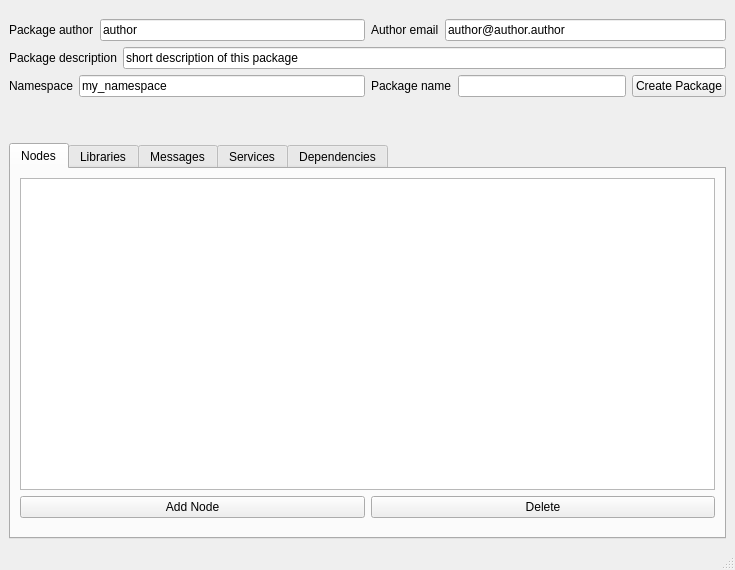
<?xml version="1.0" encoding="UTF-8"?>
<ui version="4.0">
 <class>main</class>
 <widget class="QMainWindow" name="main">
  <property name="geometry">
   <rect>
    <x>0</x>
    <y>0</y>
    <width>735</width>
    <height>570</height>
   </rect>
  </property>
  <property name="windowTitle">
   <string>MainWindow</string>
  </property>
  <property name="autoFillBackground">
   <bool>true</bool>
  </property>
  <widget class="QWidget" name="centralwidget">
   <layout class="QVBoxLayout" name="verticalLayout_2">
    <item>
     <spacer name="verticalSpacer">
      <property name="orientation">
       <enum>Qt::Vertical</enum>
      </property>
      <property name="sizeType">
       <enum>QSizePolicy::Preferred</enum>
      </property>
      <property name="sizeHint" stdset="0">
       <size>
        <width>20</width>
        <height>10</height>
       </size>
      </property>
     </spacer>
    </item>
    <item>
     <layout class="QHBoxLayout" name="horizontalLayout_9">
      <item>
       <layout class="QHBoxLayout" name="horizontalLayout">
        <item>
         <widget class="QLabel" name="label_2">
          <property name="text">
           <string>Package author</string>
          </property>
         </widget>
        </item>
        <item>
         <widget class="QLineEdit" name="AuthorNameLineEdit">
          <property name="text">
           <string>author</string>
          </property>
         </widget>
        </item>
       </layout>
      </item>
      <item>
       <layout class="QHBoxLayout" name="horizontalLayout_7">
        <item>
         <widget class="QLabel" name="label_3">
          <property name="text">
           <string>Author email</string>
          </property>
         </widget>
        </item>
        <item>
         <widget class="QLineEdit" name="AuthorEmailLineEdit">
          <property name="text">
           <string>author@author.author</string>
          </property>
         </widget>
        </item>
       </layout>
      </item>
     </layout>
    </item>
    <item>
     <layout class="QHBoxLayout" name="horizontalLayout_10">
      <item>
       <widget class="QLabel" name="label_4">
        <property name="text">
         <string>Package description</string>
        </property>
       </widget>
      </item>
      <item>
       <widget class="QLineEdit" name="PackageDescriptionLineEdit">
        <property name="text">
         <string>short description of this package</string>
        </property>
       </widget>
      </item>
     </layout>
    </item>
    <item>
     <layout class="QHBoxLayout" name="horizontalLayout_12">
      <item>
       <layout class="QHBoxLayout" name="horizontalLayout_11">
        <item>
         <widget class="QLabel" name="label_5">
          <property name="text">
           <string>Namespace</string>
          </property>
         </widget>
        </item>
        <item>
         <widget class="QLineEdit" name="NamespaceLineEdit">
          <property name="text">
           <string>my_namespace</string>
          </property>
         </widget>
        </item>
       </layout>
      </item>
      <item>
       <layout class="QHBoxLayout" name="horizontalLayout_8">
        <item>
         <widget class="QLabel" name="label">
          <property name="text">
           <string>Package name</string>
          </property>
         </widget>
        </item>
        <item>
         <widget class="QLineEdit" name="PackageNameLineEdit">
          <property name="text">
           <string/>
          </property>
         </widget>
        </item>
        <item>
         <widget class="QPushButton" name="CreatePackageButton">
          <property name="text">
           <string>Create Package</string>
          </property>
         </widget>
        </item>
       </layout>
      </item>
     </layout>
    </item>
    <item>
     <spacer name="verticalSpacer_3">
      <property name="orientation">
       <enum>Qt::Vertical</enum>
      </property>
      <property name="sizeType">
       <enum>QSizePolicy::Preferred</enum>
      </property>
      <property name="sizeHint" stdset="0">
       <size>
        <width>20</width>
        <height>40</height>
       </size>
      </property>
     </spacer>
    </item>
    <item>
     <widget class="QTabWidget" name="mainTabs">
      <property name="toolTip">
       <string>&lt;html&gt;&lt;head/&gt;&lt;body&gt;&lt;p&gt;&lt;br/&gt;&lt;/p&gt;&lt;/body&gt;&lt;/html&gt;</string>
      </property>
      <property name="tabPosition">
       <enum>QTabWidget::North</enum>
      </property>
      <property name="tabShape">
       <enum>QTabWidget::Rounded</enum>
      </property>
      <property name="currentIndex">
       <number>0</number>
      </property>
      <property name="elideMode">
       <enum>Qt::ElideLeft</enum>
      </property>
      <widget class="QWidget" name="nodes_tab">
       <attribute name="title">
        <string>Nodes</string>
       </attribute>
       <layout class="QVBoxLayout" name="verticalLayout">
        <item>
         <widget class="QListWidget" name="NodesList">
          <property name="selectionMode">
           <enum>QAbstractItemView::MultiSelection</enum>
          </property>
         </widget>
        </item>
        <item>
         <layout class="QHBoxLayout" name="horizontalLayout_2">
          <item>
           <widget class="QPushButton" name="AddNodeButton">
            <property name="text">
             <string>Add Node</string>
            </property>
           </widget>
          </item>
          <item>
           <widget class="QPushButton" name="DeleteNodeButton">
            <property name="text">
             <string>Delete</string>
            </property>
           </widget>
          </item>
         </layout>
        </item>
        <item>
         <spacer name="verticalSpacer_2">
          <property name="orientation">
           <enum>Qt::Vertical</enum>
          </property>
          <property name="sizeType">
           <enum>QSizePolicy::Preferred</enum>
          </property>
          <property name="sizeHint" stdset="0">
           <size>
            <width>20</width>
            <height>10</height>
           </size>
          </property>
         </spacer>
        </item>
       </layout>
      </widget>
      <widget class="QWidget" name="libs_tab">
       <attribute name="title">
        <string>Libraries</string>
       </attribute>
       <layout class="QVBoxLayout" name="verticalLayout_3">
        <item>
         <widget class="QListWidget" name="LibraryList">
          <property name="selectionMode">
           <enum>QAbstractItemView::MultiSelection</enum>
          </property>
         </widget>
        </item>
        <item>
         <layout class="QHBoxLayout" name="horizontalLayout_3">
          <item>
           <widget class="QPushButton" name="AddLibraryButton">
            <property name="text">
             <string>Add Library</string>
            </property>
           </widget>
          </item>
          <item>
           <widget class="QPushButton" name="DeleteLibraryButton">
            <property name="text">
             <string>Delete</string>
            </property>
           </widget>
          </item>
         </layout>
        </item>
        <item>
         <spacer name="verticalSpacer_4">
          <property name="orientation">
           <enum>Qt::Vertical</enum>
          </property>
          <property name="sizeType">
           <enum>QSizePolicy::Preferred</enum>
          </property>
          <property name="sizeHint" stdset="0">
           <size>
            <width>20</width>
            <height>10</height>
           </size>
          </property>
         </spacer>
        </item>
       </layout>
      </widget>
      <widget class="QWidget" name="msgs_tab">
       <attribute name="title">
        <string>Messages</string>
       </attribute>
       <layout class="QVBoxLayout" name="verticalLayout_5">
        <item>
         <widget class="QListWidget" name="MessageList">
          <property name="selectionMode">
           <enum>QAbstractItemView::MultiSelection</enum>
          </property>
         </widget>
        </item>
        <item>
         <layout class="QHBoxLayout" name="horizontalLayout_5">
          <item>
           <widget class="QPushButton" name="AddMessageButton">
            <property name="text">
             <string>Add Message</string>
            </property>
           </widget>
          </item>
          <item>
           <widget class="QPushButton" name="DeleteMessageButton">
            <property name="text">
             <string>Delete</string>
            </property>
           </widget>
          </item>
         </layout>
        </item>
        <item>
         <spacer name="verticalSpacer_5">
          <property name="orientation">
           <enum>Qt::Vertical</enum>
          </property>
          <property name="sizeType">
           <enum>QSizePolicy::Preferred</enum>
          </property>
          <property name="sizeHint" stdset="0">
           <size>
            <width>20</width>
            <height>10</height>
           </size>
          </property>
         </spacer>
        </item>
       </layout>
      </widget>
      <widget class="QWidget" name="srvs_tab">
       <attribute name="title">
        <string>Services</string>
       </attribute>
       <layout class="QVBoxLayout" name="verticalLayout_6">
        <item>
         <widget class="QListWidget" name="ServiceList">
          <property name="selectionMode">
           <enum>QAbstractItemView::MultiSelection</enum>
          </property>
         </widget>
        </item>
        <item>
         <layout class="QHBoxLayout" name="horizontalLayout_6">
          <item>
           <widget class="QPushButton" name="AddServiceButton">
            <property name="text">
             <string>Add Service</string>
            </property>
           </widget>
          </item>
          <item>
           <widget class="QPushButton" name="DeleteServiceButton">
            <property name="text">
             <string>Delete</string>
            </property>
           </widget>
          </item>
         </layout>
        </item>
        <item>
         <spacer name="verticalSpacer_6">
          <property name="orientation">
           <enum>Qt::Vertical</enum>
          </property>
          <property name="sizeType">
           <enum>QSizePolicy::Preferred</enum>
          </property>
          <property name="sizeHint" stdset="0">
           <size>
            <width>20</width>
            <height>10</height>
           </size>
          </property>
         </spacer>
        </item>
       </layout>
      </widget>
      <widget class="QWidget" name="depends_tab">
       <attribute name="title">
        <string>Dependencies</string>
       </attribute>
       <layout class="QVBoxLayout" name="verticalLayout_4">
        <item>
         <widget class="QListWidget" name="DependencyList">
          <property name="selectionMode">
           <enum>QAbstractItemView::MultiSelection</enum>
          </property>
          <item>
           <property name="text">
            <string>roscpp</string>
           </property>
          </item>
          <item>
           <property name="text">
            <string>std_msgs</string>
           </property>
          </item>
          <item>
           <property name="text">
            <string>message_generation</string>
           </property>
          </item>
         </widget>
        </item>
        <item>
         <layout class="QHBoxLayout" name="horizontalLayout_4">
          <item>
           <widget class="QPushButton" name="AddDependencyButton">
            <property name="text">
             <string>Add Dependency</string>
            </property>
           </widget>
          </item>
          <item>
           <widget class="QPushButton" name="DeleteDependencyButton">
            <property name="text">
             <string>Delete</string>
            </property>
           </widget>
          </item>
         </layout>
        </item>
        <item>
         <spacer name="verticalSpacer_7">
          <property name="orientation">
           <enum>Qt::Vertical</enum>
          </property>
          <property name="sizeType">
           <enum>QSizePolicy::Preferred</enum>
          </property>
          <property name="sizeHint" stdset="0">
           <size>
            <width>20</width>
            <height>10</height>
           </size>
          </property>
         </spacer>
        </item>
       </layout>
      </widget>
     </widget>
    </item>
   </layout>
   <zorder>CreatePackageButton</zorder>
   <zorder>PackageNameLineEdit</zorder>
   <zorder>label</zorder>
   <zorder>mainTabs</zorder>
   <zorder>verticalSpacer</zorder>
   <zorder>verticalSpacer_3</zorder>
   <zorder>label_2</zorder>
   <zorder>AuthorNameLineEdit</zorder>
   <zorder>layoutWidget_5</zorder>
   <zorder>label_4</zorder>
   <zorder>PackageDescriptionLineEdit</zorder>
   <zorder>label_5</zorder>
   <zorder>NamespaceLineEdit</zorder>
   <zorder>CreatePackageButton</zorder>
   <zorder></zorder>
  </widget>
  <widget class="QMenuBar" name="menubar">
   <property name="geometry">
    <rect>
     <x>0</x>
     <y>0</y>
     <width>735</width>
     <height>22</height>
    </rect>
   </property>
  </widget>
  <widget class="QStatusBar" name="statusbar"/>
 </widget>
 <tabstops>
  <tabstop>mainTabs</tabstop>
 </tabstops>
 <resources/>
 <connections/>
</ui>
